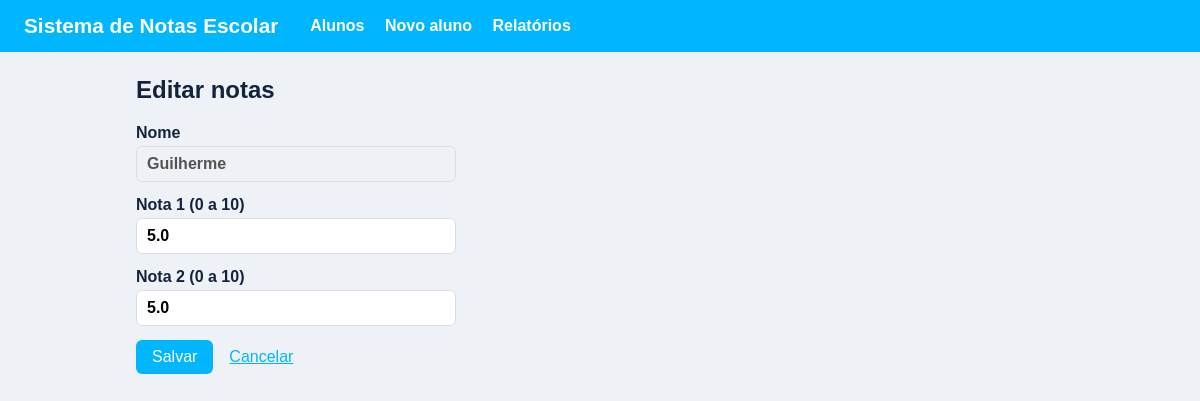
The page /editar/4 on the database its author committed.
### tables this page shows
CREATE TABLE alunos (
            id INTEGER PRIMARY KEY AUTOINCREMENT,
            nome TEXT NOT NULL,
            nota1 REAL NOT NULL,
            nota2 REAL NOT NULL
        );

### Sistema-de-notas-main/app.py (the view, shortened to what this page needs)
@app.route("/editar/<int:id_aluno>", methods=["GET", "POST"])
def editar(id_aluno):
    aluno = banco.buscar_por_id(id_aluno)
    if aluno is None:
        flash("Aluno não encontrado.", "erro")
        return redirect(url_for("inicio"))
    dados = {"nome": aluno[1], "nota1": aluno[2], "nota2": aluno[3]}
    return render_template("form.html", titulo="Editar notas",
                           aluno=dados, editando=True)

### Sistema-de-notas-main/banco.py (called while the page is built)
def conectar():
    return sqlite3.connect(CAMINHO_BANCO)

def buscar_por_id(id_aluno):
    conn = conectar()
    aluno = conn.execute(
        'SELECT id, nome, nota1, nota2 FROM alunos WHERE id = ?', (id_aluno,)
    ).fetchone()
    conn.close()
    return aluno

### Sistema-de-notas-main/templates/form.html
{% extends "base.html" %}
{% block conteudo %}
<h2>{{ titulo }}</h2>
<form method="post" class="formulario">
    <label>
        Nome
        {% if editando %}
            <input type="text" value="{{ aluno.nome }}" disabled>
        {% else %}
            <input type="text" name="nome" value="{{ aluno.nome if aluno else ''}}" required autofocus>
        {% endif %}
    </label>
    <label>
        Nota 1 (0 a 10)
        <input type="text" name="nota1" inputmode="decimal" value="{{ aluno.nota1 if aluno else ''}}" required>
    </label>
    <label>
        Nota 2 (0 a 10)
        <input type="text" name="nota2" inputmode="decimal" value="{{ aluno.nota2 if aluno else ''}}" required>
    </label>
    <div>
        <button type="submit">Salvar</button>
        <a href="{{ url_for('inicio') }}">Cancelar</a>
    </div>
</form>
{% endblock %}

### Sistema-de-notas-main/static/style.css (style rules this page uses)
:root { --principal: #00b7ff; --fundo: #eef2f7; --texto: #13233b; --borda: #dfdbe6; }
* { box-sizing: border-box; }
body { margin: 0; font-family: Arial, Helvetica, sans-serif; background-color: var(--fundo); color: var(--texto); }
h2 { margin-top: 0; }
a { color: var(--principal); }
input[type=text] { padding: 8px 10px; border: 1px solid var(--borda); border-radius: 6px; font: inherit; width: 100%; max-width: 320px; }
button { font: inherit; font-weight: 600px; padding: 8px 16px; border: 0; border-radius: 6px; background-color: var(--principal); color: #fff; cursor: pointer; }
.formulario { display: grid; gap: 14px; max-width: 360px; }
.formulario label { display: grid; gap: 4px; font-weight: 600; }
.formulario div { display: flex; gap: 16px; align-items: center; }

### rows shown on the page
alunos: nome "Guilherme", nota1 "5.0", nota2 "5.0"

### other values the page prints
{{ titulo }} "Editar notas"
